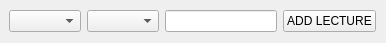
<?xml version="1.0" encoding="UTF-8"?>
<ui version="4.0">
 <class>Form</class>
 <widget class="QWidget" name="Form">
  <property name="geometry">
   <rect>
    <x>0</x>
    <y>0</y>
    <width>386</width>
    <height>43</height>
   </rect>
  </property>
  <property name="windowTitle">
   <string>Form</string>
  </property>
  <widget class="QWidget" name="horizontalLayoutWidget">
   <property name="geometry">
    <rect>
     <x>9</x>
     <y>9</y>
     <width>367</width>
     <height>25</height>
    </rect>
   </property>
   <layout class="QGridLayout" name="gridLayout">
    <item row="0" column="0">
     <widget class="QComboBox" name="comboBox_SemesterList"/>
    </item>
    <item row="0" column="1">
     <widget class="QComboBox" name="comboBox_SubjectList"/>
    </item>
    <item row="0" column="2">
     <widget class="QLineEdit" name="lineEdit"/>
    </item>
    <item row="0" column="3">
     <widget class="QPushButton" name="pushButton_Lecture">
      <property name="text">
       <string>ADD LECTURE</string>
      </property>
     </widget>
    </item>
   </layout>
  </widget>
 </widget>
 <resources/>
 <connections/>
</ui>
